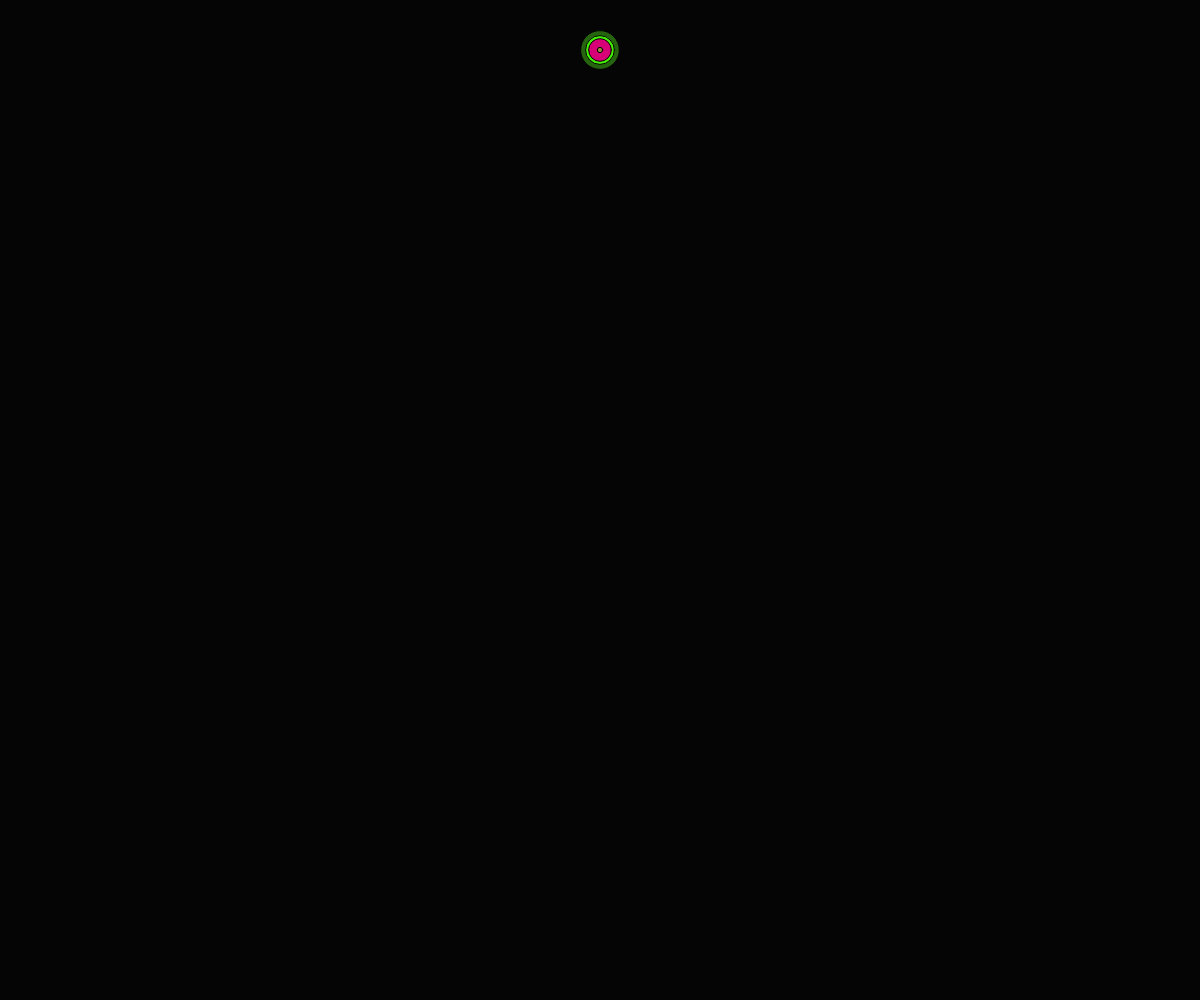
Frame 1 (no input)
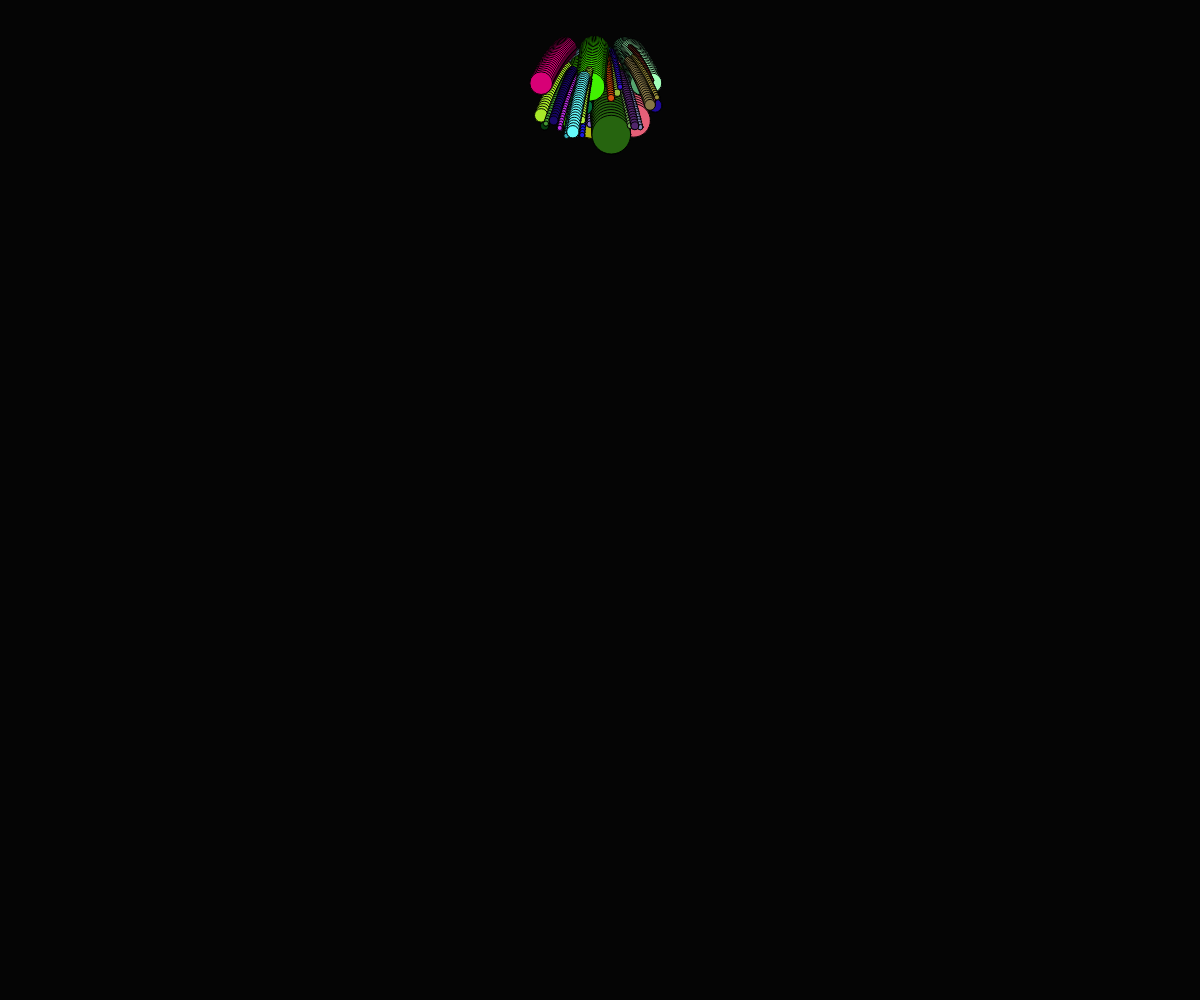
Frame 60 (no input)
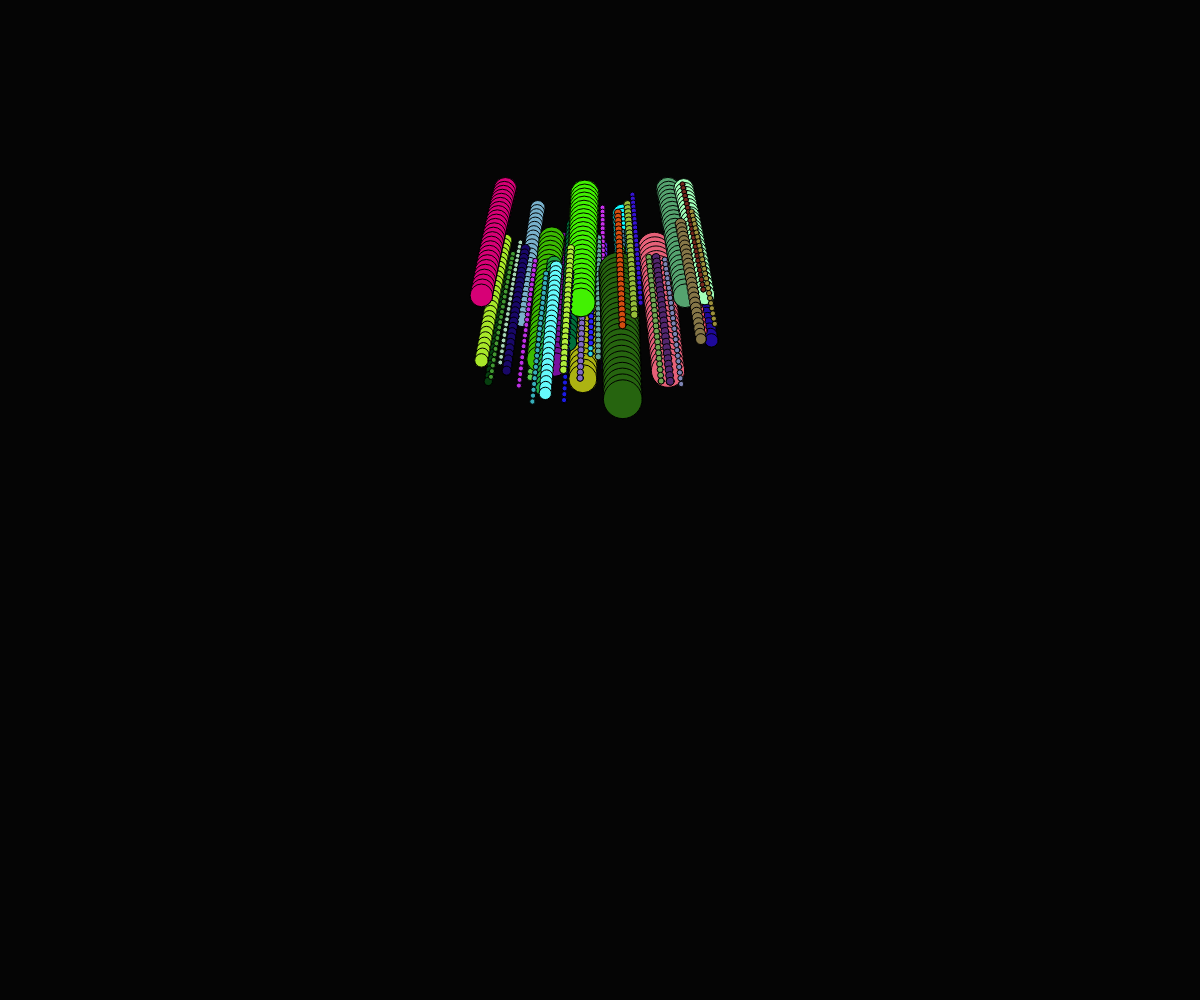
Frame 120 (the mouse pressed at the canvas centre since frame 60)

The p5.js sketch that drew these frames (run headless with seeded random() and noise() and a simulated clock; from frame 60 on, the mouse is pressed at the canvas centre):

// p5.js sketch
// ── sketch.js
let balls = [];

function setup() {
  var cnv = createCanvas(windowWidth, windowHeight);


  loadBall(50);

  }


function draw() {
    background(5,5,5);
    for(let i = 0; i < balls.length; i++){
    balls[i].run();

    }

}


function loadBall(n){
  for(let i = 0; i < n; i++){
    balls.push(new Ball(width/2,50));
  }
}


function windowResized() {
  resizeCanvas(windowWidth, windowHeight);
  background(5,5,5);
}

// ── balls.js

function Ball (x,y){
  this.s = random(0.25,2);
  this.width = 10;
  this.height = 10;
  this.acceleration = createVector(0,0.05);
  this.velocity = createVector(random(-1, 1), random(-1, 0));
  this.position = createVector(x,y);
  this.clr = color(random(255),random(255),random(255));
  this.history = [];

  this.run = function(){
    this.render();
    this.update();
    this.checkEdges();

  }

  this.render = function(){
      fill(this.clr);
      ellipse(this.position.x, this.position.y, this.width/this.s, this.height/this.s);

      for (var i = 0; i < this.history.length; i++){
        var pos = this.history[i];
        ellipse(pos.x, pos.y, this.width/this.s, this.height/this.s);
      }
  }

  this.update = function(){
    this.velocity.add(this.acceleration);
    this.position.add(this.velocity);
    var v = createVector(this.position.x, this.position.y);
    this.history.push(v);
    if(this.history.length > 25){
      this.history.splice(0,1);
    }

    }

this.checkEdges = function(){
  if(this.position.x > windowWidth){
  this.velocity.x *= -0.9;
  }
  if(this.position.y > windowHeight){
  this.velocity.y *= -0.9;
  }
  if(this.position.x < 0){
  this.velocity.x *= -0.9;
  }
  if(this.position.y < 0){
    this.velocity.y *= -0.9;
  }
}
  }
